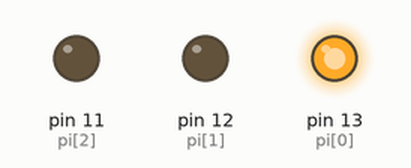
Recording of a sketch running on a simulated Arduino Uno, built with avr-gcc and run on an emulated ATmega328P. Shown: output pins drawn as LEDs (lit = HIGH).

Above: at 0.2 s.
At 1.2 s:
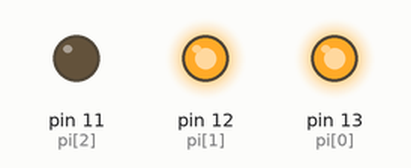
At 1.7 s:
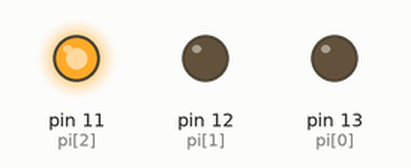
At 2.2 s:
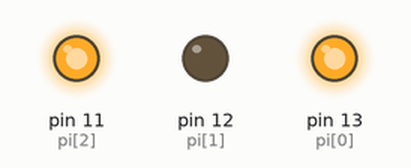
At 3.2 s:
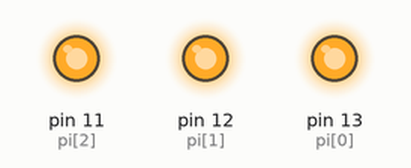
At 4.7 s:
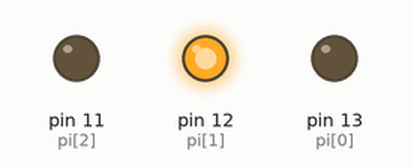
Timing chart, 0 to 5.2 s (numbered marks = the images above):
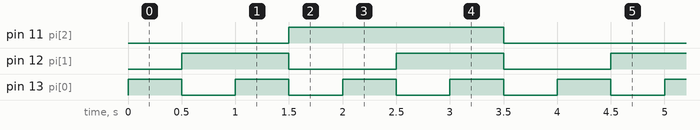

The sketch:

counter.ino
```cpp
int pi[3] = {13,12,11}, n=0,m=0,i, pins[3]={0,0,0};
void setup(){
	Serial.begin(9600);
	for (i = 0; i < 3; ++i)
  {
  	pinMode(pi[i], OUTPUT);
  }
}

void loop(){
	pins[0] = pins[0]>0?0:1;
	if(n>0){
		pins[1] = pins[1]>0?0:1;
		n=0;
	}
	else
	n++;

	if(m>2){
		pins[2] = pins[2]>0?0:1;
		m=0;
	}
	else
	m++;
	for (i = 0; i < 3; ++i)
  {
  	digitalWrite(pi[i],pins[i]);
  }
	delay(500);

}
```

Measured:
- by itself, pin 11 (pi[2]): alternates HIGH for 2.0 s and LOW for 2.0 s
- by itself, pin 12 (pi[1]): alternates HIGH for 1.0 s and LOW for 1.0 s
- by itself, pin 13 (pi[0]): alternates HIGH for 0.50 s and LOW for 0.50 s
